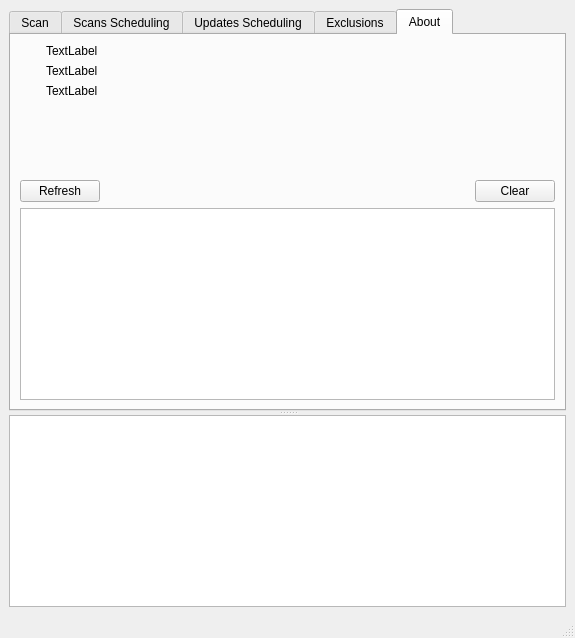
<?xml version="1.0" encoding="UTF-8"?>
<ui version="4.0">
 <class>MainWindow</class>
 <widget class="QMainWindow" name="MainWindow">
  <property name="geometry">
   <rect>
    <x>0</x>
    <y>0</y>
    <width>575</width>
    <height>638</height>
   </rect>
  </property>
  <property name="windowTitle">
   <string>MainWindow</string>
  </property>
  <widget class="QWidget" name="centralwidget">
   <layout class="QGridLayout" name="gridLayout_6">
    <item row="0" column="0">
     <widget class="QSplitter" name="splitter">
      <property name="orientation">
       <enum>Qt::Vertical</enum>
      </property>
      <widget class="QTabWidget" name="tabWidget">
       <property name="currentIndex">
        <number>4</number>
       </property>
       <widget class="QWidget" name="tabScan">
        <attribute name="title">
         <string>Scan</string>
        </attribute>
        <layout class="QGridLayout" name="gridLayout_5">
         <item row="0" column="0">
          <layout class="QVBoxLayout" name="verticalLayout_5">
           <item>
            <layout class="QHBoxLayout" name="horizontalLayout_13">
             <item>
              <widget class="QLineEdit" name="pathLineEdit"/>
             </item>
             <item>
              <widget class="QPushButton" name="browseButton">
               <property name="text">
                <string>Browse</string>
               </property>
              </widget>
             </item>
            </layout>
           </item>
           <item>
            <widget class="QCheckBox" name="recursiveScanCheckBox">
             <property name="text">
              <string>Recursive Scan</string>
             </property>
            </widget>
           </item>
           <item>
            <widget class="QCheckBox" name="sudoCheckBox">
             <property name="text">
              <string>Run as super user</string>
             </property>
            </widget>
           </item>
           <item>
            <widget class="QCheckBox" name="heuristicAlertsCheckBox">
             <property name="text">
              <string>Heuristic Alerts</string>
             </property>
            </widget>
           </item>
           <item>
            <widget class="QCheckBox" name="encryptedDocumentsAlertsCheckBox">
             <property name="text">
              <string>Encrypted Documents Alerts</string>
             </property>
            </widget>
           </item>
           <item>
            <widget class="QCheckBox" name="scanArchivesCheckBox">
             <property name="text">
              <string>Scan Archives</string>
             </property>
            </widget>
           </item>
           <item>
            <widget class="QCheckBox" name="bellOnVirusCheckBox">
             <property name="text">
              <string>Bell on Virus</string>
             </property>
            </widget>
           </item>
           <item>
            <layout class="QHBoxLayout" name="horizontalLayout_14">
             <item>
              <widget class="QCheckBox" name="moveInfectedCheckBox">
               <property name="text">
                <string>Move Infected to</string>
               </property>
              </widget>
             </item>
             <item>
              <widget class="QLineEdit" name="quarantinePathLineEdit"/>
             </item>
             <item>
              <widget class="QPushButton" name="browseQuarantineButton">
               <property name="text">
                <string>Browse</string>
               </property>
              </widget>
             </item>
            </layout>
           </item>
           <item>
            <widget class="QCheckBox" name="removeInfectedCheckBox">
             <property name="text">
              <string>Remove Infected</string>
             </property>
            </widget>
           </item>
           <item>
            <spacer name="verticalSpacer_3">
             <property name="orientation">
              <enum>Qt::Vertical</enum>
             </property>
             <property name="sizeHint" stdset="0">
              <size>
               <width>20</width>
               <height>40</height>
              </size>
             </property>
            </spacer>
           </item>
           <item>
            <layout class="QHBoxLayout" name="horizontalLayout_15">
             <item>
              <widget class="QPushButton" name="scanButton">
               <property name="text">
                <string>Scan</string>
               </property>
              </widget>
             </item>
             <item>
              <widget class="QPushButton" name="stopButton">
               <property name="text">
                <string>Stop</string>
               </property>
              </widget>
             </item>
             <item>
              <spacer name="horizontalSpacer_6">
               <property name="orientation">
                <enum>Qt::Horizontal</enum>
               </property>
               <property name="sizeHint" stdset="0">
                <size>
                 <width>40</width>
                 <height>20</height>
                </size>
               </property>
              </spacer>
             </item>
             <item>
              <widget class="QPushButton" name="clearOutputButton">
               <property name="text">
                <string>Clear</string>
               </property>
              </widget>
             </item>
            </layout>
           </item>
          </layout>
         </item>
        </layout>
       </widget>
       <widget class="QWidget" name="tabScans">
        <attribute name="title">
         <string>Scans Scheduling</string>
        </attribute>
        <layout class="QGridLayout" name="gridLayout_4">
         <item row="0" column="0">
          <layout class="QVBoxLayout" name="verticalLayout_4">
           <item>
            <widget class="QCheckBox" name="enableScanScheduleCheckBox">
             <property name="text">
              <string>Enable Scan Schedule</string>
             </property>
            </widget>
           </item>
           <item>
            <layout class="QHBoxLayout" name="horizontalLayout_10">
             <item>
              <widget class="QComboBox" name="scanFrequencyComboBox">
               <item>
                <property name="text">
                 <string>Daily</string>
                </property>
               </item>
               <item>
                <property name="text">
                 <string>Weekly</string>
                </property>
               </item>
               <item>
                <property name="text">
                 <string>Monthly</string>
                </property>
               </item>
              </widget>
             </item>
             <item>
              <widget class="QTimeEdit" name="scanTimeEdit"/>
             </item>
             <item>
              <spacer name="horizontalSpacer_4">
               <property name="orientation">
                <enum>Qt::Horizontal</enum>
               </property>
               <property name="sizeHint" stdset="0">
                <size>
                 <width>40</width>
                 <height>20</height>
                </size>
               </property>
              </spacer>
             </item>
            </layout>
           </item>
           <item>
            <layout class="QHBoxLayout" name="horizontalLayout_11">
             <item>
              <widget class="QLineEdit" name="scheduledScanPathLineEdit"/>
             </item>
             <item>
              <widget class="QPushButton" name="browseScheduledScanPathButton">
               <property name="text">
                <string>Browse</string>
               </property>
              </widget>
             </item>
            </layout>
           </item>
           <item>
            <widget class="QCheckBox" name="scheduledRecursiveScanCheckBox">
             <property name="text">
              <string>Recursive Scan</string>
             </property>
            </widget>
           </item>
           <item>
            <widget class="QCheckBox" name="scheduledScanSudoCheckBox">
             <property name="text">
              <string>Run as super user</string>
             </property>
            </widget>
           </item>
           <item>
            <widget class="QCheckBox" name="scheduledHeuristicAlertsCheckBox">
             <property name="text">
              <string>Heuristic Alerts</string>
             </property>
            </widget>
           </item>
           <item>
            <widget class="QCheckBox" name="scheduledEncryptedDocumentsAlertsCheckBox">
             <property name="text">
              <string>Encrypted Documents Alerts</string>
             </property>
            </widget>
           </item>
           <item>
            <widget class="QCheckBox" name="scheduledScanArchivesCheckBox">
             <property name="text">
              <string>Scan Archives</string>
             </property>
            </widget>
           </item>
           <item>
            <widget class="QCheckBox" name="scheduledBellOnVirusCheckBox">
             <property name="text">
              <string>Bell on Virus</string>
             </property>
            </widget>
           </item>
           <item>
            <layout class="QHBoxLayout" name="horizontalLayout_16">
             <item>
              <widget class="QCheckBox" name="scheduledMoveInfectedCheckBox">
               <property name="text">
                <string>Move Infected to</string>
               </property>
              </widget>
             </item>
             <item>
              <widget class="QLineEdit" name="scheduledQuarantinePathLineEdit"/>
             </item>
             <item>
              <widget class="QPushButton" name="browseScheduledQuarantineButton">
               <property name="text">
                <string>Browse</string>
               </property>
              </widget>
             </item>
            </layout>
           </item>
           <item>
            <widget class="QCheckBox" name="scheduledRemoveInfectedCheckBox">
             <property name="text">
              <string>Remove Infected</string>
             </property>
            </widget>
           </item>
           <item>
            <spacer name="verticalSpacer_2">
             <property name="orientation">
              <enum>Qt::Vertical</enum>
             </property>
             <property name="sizeHint" stdset="0">
              <size>
               <width>20</width>
               <height>40</height>
              </size>
             </property>
            </spacer>
           </item>
           <item>
            <layout class="QHBoxLayout" name="horizontalLayout_12">
             <item>
              <widget class="QPushButton" name="saveScanScheduleButton">
               <property name="text">
                <string>Save</string>
               </property>
              </widget>
             </item>
             <item>
              <spacer name="horizontalSpacer_5">
               <property name="orientation">
                <enum>Qt::Horizontal</enum>
               </property>
               <property name="sizeHint" stdset="0">
                <size>
                 <width>40</width>
                 <height>20</height>
                </size>
               </property>
              </spacer>
             </item>
            </layout>
           </item>
          </layout>
         </item>
        </layout>
       </widget>
       <widget class="QWidget" name="tabUpdates">
        <attribute name="title">
         <string>Updates Scheduling</string>
        </attribute>
        <layout class="QGridLayout" name="gridLayout_3">
         <item row="0" column="0">
          <layout class="QVBoxLayout" name="verticalLayout_3">
           <item>
            <widget class="QCheckBox" name="enableUpdateScheduleCheckBox">
             <property name="text">
              <string>Enable Update Schedule</string>
             </property>
            </widget>
           </item>
           <item>
            <layout class="QHBoxLayout" name="horizontalLayout_8">
             <item>
              <widget class="QComboBox" name="updateFrequencyComboBox">
               <item>
                <property name="text">
                 <string>Daily</string>
                </property>
               </item>
               <item>
                <property name="text">
                 <string>Weekly</string>
                </property>
               </item>
               <item>
                <property name="text">
                 <string>Monthly</string>
                </property>
               </item>
              </widget>
             </item>
             <item>
              <widget class="QTimeEdit" name="updateTimeEdit"/>
             </item>
             <item>
              <spacer name="horizontalSpacer_2">
               <property name="orientation">
                <enum>Qt::Horizontal</enum>
               </property>
               <property name="sizeHint" stdset="0">
                <size>
                 <width>40</width>
                 <height>20</height>
                </size>
               </property>
              </spacer>
             </item>
            </layout>
           </item>
           <item>
            <widget class="QCheckBox" name="scheduledUpdateSudoCheckBox">
             <property name="text">
              <string>Run as super user</string>
             </property>
            </widget>
           </item>
           <item>
            <spacer name="verticalSpacer">
             <property name="orientation">
              <enum>Qt::Vertical</enum>
             </property>
             <property name="sizeHint" stdset="0">
              <size>
               <width>20</width>
               <height>40</height>
              </size>
             </property>
            </spacer>
           </item>
           <item>
            <layout class="QHBoxLayout" name="horizontalLayout_9">
             <item>
              <widget class="QPushButton" name="saveUpdateScheduleButton">
               <property name="text">
                <string>Save</string>
               </property>
              </widget>
             </item>
             <item>
              <spacer name="horizontalSpacer">
               <property name="orientation">
                <enum>Qt::Horizontal</enum>
               </property>
               <property name="sizeHint" stdset="0">
                <size>
                 <width>40</width>
                 <height>20</height>
                </size>
               </property>
              </spacer>
             </item>
             <item>
              <widget class="QPushButton" name="updateNowButton">
               <property name="text">
                <string>Update Now</string>
               </property>
              </widget>
             </item>
            </layout>
           </item>
          </layout>
         </item>
        </layout>
       </widget>
       <widget class="QWidget" name="tabExclusions">
        <attribute name="title">
         <string>Exclusions</string>
        </attribute>
        <layout class="QGridLayout" name="gridLayout_2">
         <item row="0" column="0">
          <layout class="QVBoxLayout" name="verticalLayout_2">
           <item>
            <layout class="QHBoxLayout" name="horizontalLayout_6">
             <item>
              <widget class="QLineEdit" name="newExclusionPathLineEdit"/>
             </item>
             <item>
              <widget class="QPushButton" name="browseExclusionButton">
               <property name="text">
                <string>Browse</string>
               </property>
              </widget>
             </item>
             <item>
              <widget class="QPushButton" name="addExclusionButton">
               <property name="text">
                <string>Add to List</string>
               </property>
              </widget>
             </item>
            </layout>
           </item>
           <item>
            <layout class="QHBoxLayout" name="horizontalLayout_7">
             <item>
              <widget class="QListWidget" name="exclusionListWidget"/>
             </item>
             <item>
              <widget class="QPushButton" name="removeExclusionButton">
               <property name="text">
                <string>Remove</string>
               </property>
              </widget>
             </item>
            </layout>
           </item>
          </layout>
         </item>
        </layout>
       </widget>
       <widget class="QWidget" name="tabAbout">
        <attribute name="title">
         <string>About</string>
        </attribute>
        <layout class="QGridLayout" name="gridLayout">
         <item row="0" column="0">
          <layout class="QVBoxLayout" name="verticalLayout">
           <item>
            <layout class="QHBoxLayout" name="horizontalLayout_17">
             <item>
              <layout class="QVBoxLayout" name="verticalLayout_7">
               <item>
                <widget class="QLabel" name="label">
                 <property name="text">
                  <string/>
                 </property>
                 <property name="pixmap">
                  <pixmap resource="calamity.qrc">:/icons/app_icon_64x64.png</pixmap>
                 </property>
                 <property name="alignment">
                  <set>Qt::AlignLeading|Qt::AlignLeft|Qt::AlignTop</set>
                 </property>
                </widget>
               </item>
               <item>
                <spacer name="verticalSpacer_5">
                 <property name="orientation">
                  <enum>Qt::Vertical</enum>
                 </property>
                 <property name="sizeHint" stdset="0">
                  <size>
                   <width>20</width>
                   <height>40</height>
                  </size>
                 </property>
                </spacer>
               </item>
              </layout>
             </item>
             <item>
              <layout class="QVBoxLayout" name="verticalLayout_6">
               <item>
                <widget class="QLabel" name="appVersionLabel">
                 <property name="text">
                  <string>TextLabel</string>
                 </property>
                </widget>
               </item>
               <item>
                <widget class="QLabel" name="clamavVersionLabel">
                 <property name="text">
                  <string>TextLabel</string>
                 </property>
                </widget>
               </item>
               <item>
                <widget class="QLabel" name="signatureVersionLabel">
                 <property name="text">
                  <string>TextLabel</string>
                 </property>
                </widget>
               </item>
               <item>
                <spacer name="verticalSpacer_4">
                 <property name="orientation">
                  <enum>Qt::Vertical</enum>
                 </property>
                 <property name="sizeHint" stdset="0">
                  <size>
                   <width>20</width>
                   <height>40</height>
                  </size>
                 </property>
                </spacer>
               </item>
              </layout>
             </item>
             <item>
              <spacer name="horizontalSpacer_7">
               <property name="orientation">
                <enum>Qt::Horizontal</enum>
               </property>
               <property name="sizeHint" stdset="0">
                <size>
                 <width>40</width>
                 <height>20</height>
                </size>
               </property>
              </spacer>
             </item>
            </layout>
           </item>
           <item>
            <layout class="QHBoxLayout" name="horizontalLayout_4">
             <item>
              <widget class="QPushButton" name="refreshVersionsButton">
               <property name="text">
                <string>Refresh</string>
               </property>
              </widget>
             </item>
             <item>
              <spacer name="horizontalSpacer_3">
               <property name="orientation">
                <enum>Qt::Horizontal</enum>
               </property>
               <property name="sizeHint" stdset="0">
                <size>
                 <width>40</width>
                 <height>20</height>
                </size>
               </property>
              </spacer>
             </item>
             <item>
              <widget class="QPushButton" name="clearHistoryButton">
               <property name="text">
                <string>Clear</string>
               </property>
              </widget>
             </item>
            </layout>
           </item>
           <item>
            <layout class="QHBoxLayout" name="horizontalLayout_2">
             <item>
              <widget class="QTableWidget" name="scanHistoryTable"/>
             </item>
            </layout>
           </item>
          </layout>
         </item>
        </layout>
       </widget>
      </widget>
      <widget class="ScanOutputTextEdit" name="outputLog"/>
     </widget>
    </item>
   </layout>
  </widget>
  <widget class="QMenuBar" name="menubar">
   <property name="geometry">
    <rect>
     <x>0</x>
     <y>0</y>
     <width>575</width>
     <height>22</height>
    </rect>
   </property>
  </widget>
  <widget class="QStatusBar" name="statusbar"/>
 </widget>
 <resources>
  <include location="calamity.qrc"/>
 </resources>
 <connections/>
 <customwidgets>
  <customwidget>
   <class>ScanOutputTextEdit</class>
   <extends>QTextEdit</extends>
   <header>ScanOutputTextEdit.h</header>
  </customwidget>
 </customwidgets>
</ui>
     
